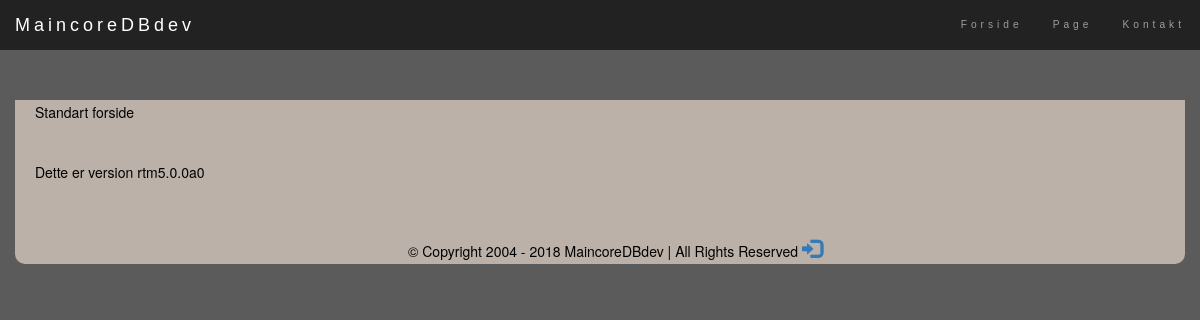
The page / on the database its author committed.
### tables this page shows
CREATE TABLE `ReplaceDBnavi` (
  `id` int(11) NOT NULL,
  `link` varchar(40) NOT NULL,
  `required` int(11) NOT NULL,
  `navi_order` int(11) NOT NULL,
  `permission` int(11) NOT NULL,
  `place` varchar(32) NOT NULL
);

CREATE TABLE `ReplaceDBnavi_name` (
  `id` int(11) NOT NULL,
  `name` varchar(32) NOT NULL,
  `language` varchar(8) NOT NULL,
  `parent_id` int(11) NOT NULL
);

CREATE TABLE `ReplaceDBtext` (
  `id` int(11) NOT NULL,
  `description` text NOT NULL,
  `text` longtext NOT NULL,
  `language` varchar(8) NOT NULL,
  `content_group` varchar(64) NOT NULL,
  `parent_id` int(11) NOT NULL,
  `required` int(11) NOT NULL,
  `bgimg` varchar(64) NOT NULL
);

### core/unite_includes.php (called while the page is built, shortened)
<?php
require_once $_SERVER['DOCUMENT_ROOT']."/core/includes/head.php";
require_once $_SERVER['DOCUMENT_ROOT']."/core/includes/nav_plus_logo.php";
require_once $_SERVER['DOCUMENT_ROOT']."/".$sidenssti.$content;
require_once $_SERVER['DOCUMENT_ROOT']."/core/includes/foot.php";
?>

### index.php (called while the page is built, shortened)
<?php
$sidenssti = "content/index";
$content = "/content.php";
require_once $_SERVER['DOCUMENT_ROOT']. "/core/unite_includes.php";
?>

### core/includes/nav_plus_logo.php (the view, shortened to what this page needs)
<div class="container">
    <nav class="navbar navbar-inverse navbar-fixed-top">
        <div class="container-fluid">
                <div class="navbar-header">
            <a class="navbar-brand" href="/index"><?php echo GLOBAL_FIRM_NAME; ?></a>
        </div>
        <div class="collapse navbar-collapse" id="myNavbar">
            <ul class="nav navbar-nav navbar-right small">
                    <?php
                        try {
                            $conn = get_db_connection(MAIN_DB_HOST, MAIN_DB_DATABASE_NAME, MAIN_DB_USER, MAIN_DB_PASS);
                            $stmt = $conn->prepare("SELECT ReplaceDBnavi.link, ReplaceDBnavi_name.name
                                                    FROM ReplaceDBnavi
                                                    INNER JOIN ReplaceDBnavi_name ON ReplaceDBnavi.id=ReplaceDBnavi_name.parent_id
                                                    WHERE ReplaceDBnavi.place = 'standart'
                                                    ORDER BY navi_order;");
                            $stmt->execute(array($_SESSION['session_language']));
                            if ($stmt->rowCount() > 0) {
                                foreach($stmt->fetchAll() as $row) {
                                    echo '<li><a href="/'.$row['link'].'">'.$row['name'].'</a></li>';
                                }
                            }
                        }
                        catch(PDOException $e) {
                                $feedback = "Der er sket en fejl.";
                        }
                    ?>
            </ul>
        </div>
        </div>
    </nav>
</div>

### core/includes/head.php (shortened to what this page needs)
<?php
echo '<!DOCTYPE html>
<html lang="da-DK">
<head>
<meta http-equiv="X-UA-Compatible" content="IE=edge">
<meta http-equiv="Content-Type" content="text/html; charset=utf-8"/>
<meta name="viewport" content="width=device-width, initial-scale=1" />
<title>'.GLOBAL_FIRM_NAME . ' - ' . $web_page_name.'</title>
<meta name="description" content="'.GLOBAL_FIRM_DESCRIPTION.'"/>
<meta name="robots" content="noodp"/>
<link rel="canonical" href="'.GLOBAL_URL.'" />
<meta property="og:locale" content="'.GLOBAL_META_LOCAL.'" />
<meta property="og:type" content="website" />
<meta property="og:title" content="'.GLOBAL_FIRM_NAME.'" />
<meta property="og:description" content="'.GLOBAL_FIRM_DESCRIPTION.'" />
<meta property="og:url" content="'.GLOBAL_URL.'" />
<meta property="og:site_name" content="'.GLOBAL_FIRM_NAME.'" />
<meta property="og:image" content="'.GLOBAL_URL.'" />
<meta name="twitter:card" content="'.GLOBAL_FIRM_DESCRIPTION.'" />
<meta name="twitter:description" content="'.GLOBAL_FIRM_DESCRIPTION.'" />
<meta name="twitter:title" content="'.GLOBAL_FIRM_NAME.'" />
<meta name="twitter:image" content="'.GLOBAL_URL.'" />
<link rel="stylesheet" href="https://maxcdn.bootstrapcdn.com/bootstrap/3.3.7/css/bootstrap.min.css">
<script src="https://ajax.googleapis.com/ajax/libs/jquery/1.12.4/jquery.min.js"></script>
<script src="https://maxcdn.bootstrapcdn.com/bootstrap/3.3.7/js/bootstrap.min.js"></script>
<link rel="stylesheet" href="/design/style.css">
</head>
<body>';
?>

### content/index/content.php (shortened to what this page needs)
<div class="container GLOBALdesign">
        <div class="row">
            <div class="col-sm-12">
                <?php
                    $conn = get_db_connection(MAIN_DB_HOST, MAIN_DB_DATABASE_NAME, MAIN_DB_USER, MAIN_DB_PASS);
                    $stmt = $conn->prepare("SELECT ReplaceDBnavi_name.name, ReplaceDBtext.text
                                            FROM ReplaceDBnavi_name
                                            INNER JOIN ReplaceDBtext ON
                                            ReplaceDBnavi_name.parent_id=ReplaceDBtext.parent_id
                                            WHERE ReplaceDBnavi_name.name = 'forside'
                                            AND ReplaceDBnavi_name.language = ?");
                    $stmt->execute(array($_SESSION['session_language']));
                    if ($stmt->rowCount() == 1) {
                        foreach($stmt->fetchAll() as $row) {
                            echo $row['text'];
                        }
                    }
                ?>
            </div>
    </div>
</div>

### core/includes/foot.php (shortened to what this page needs)
<?php
    echo '<footer class="container text-center" style="border-radius: 0px 0px 10px 10px; margin-bottom:50px; background-color:#bbb1a9;">
    <div class="container" style="padding-top:25px;">© Copyright 2004 - '.date('Y').' '.GLOBAL_FIRM_NAME.' | All Rights Reserved <a href="#" data-toggle="modal" data-target="#myModal" style="font-size: 20px;"><span class="glyphicon glyphicon-log-in"></span></a></div></footer>';
?>
    </body>
</html>

### design/style.css (style rules this page uses)
body { color: black; background: #5B5B5B; }
.GLOBALdesign { margin-top: 60px; margin-bottom: -2px; padding:20px; padding-top:2px; border-radius: 0px 0px 0px 0px; background: #bbb1a9; }
.navbar { margin-bottom: 0; z-index: 9997; border: 0; font-size: 12px !important; line-height: 1.42857143 !important; letter-spacing: 4px; border-radius: 0; font-family: Montserrat, sans-serif; }

### rows shown on the page
replacedbnavi: replacedbnavi_name.name "Forside"
replacedbnavi: replacedbnavi_name.name "Page"
replacedbnavi: replacedbnavi_name.name "Kontakt"
replacedbnavi_name: replacedbtext.text "Standart forside Dette er version rtm5.0.0a0"

### other values the page prints
GLOBAL_FIRM_NAME "MaincoreDBdev"
